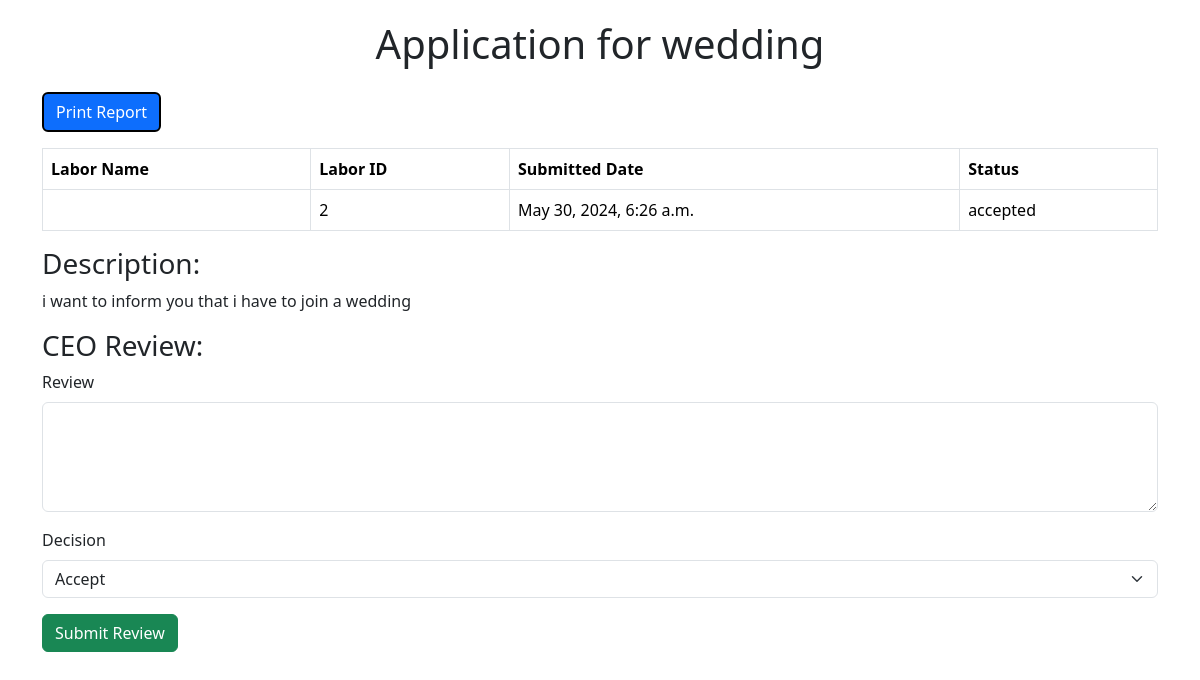
Screenshot of /ceo/open_application/2/ with the database file from the repository.
### supervisor/models.py (models this page shows, shortened)
class Application(models.Model):
    STATUS_CHOICES = [
        ('save', 'Saved'),
        ('submitted', 'Submitted'),
        ('under_review', 'Under Review'),
        ('approved', 'Approved'),
        ('rejected', 'Rejected'),
    ]
    labor = models.ForeignKey(Labor, on_delete=models.CASCADE, related_name="applications")
    title = models.CharField(max_length=255)
    app_id = models.CharField(max_length=10,  verbose_name="Application ID")
    description = models.TextField()
    date_submitted = models.DateTimeField(auto_now_add=True)
    status = models.CharField(max_length=20, choices=STATUS_CHOICES, default='save')
    def save(self, *args, **kwargs):
        if not self.app_id:
            self.app_id = self.generate_application_id()
        super(Application, self).save(*args, **kwargs)
    class Meta:
        verbose_name_plural = "Applications"

### ceo/views.py (the view, shortened to what this page needs)
# urls.py: path('open_application/<int:id>/', views.open_application, name='open_application'),
def open_application(request, id):
    application = Application.objects.get(id=id)
    return render(request, 'ceo/open_application.html', context={'application':application})

### ceo/templates/ceo/open_application.html (shortened to what this page needs)
<!DOCTYPE html>
<html lang="en">
<head>
    <link href="https://cdn.jsdelivr.net/npm/bootstrap@5.3.3/dist/css/bootstrap.min.css" rel="stylesheet">
</head>
<body>
    <div class="container report-container">
        <div class="text-center mb-4">
            <h1>{{application.title}}</h1>
        </div>
        <div class="mb-3">
            <button class="btn btn-primary no-print print-button" onclick="window.print()">Print Report</button>
        </div>
        <table class="table table-bordered">
            <thead>
                <tr>
                    <th>Labor Name</th>
                    <th>Labor ID</th>
                    <th>Submitted Date</th>
                    <th>Status</th>
                </tr>
            </thead>
            <tbody>
                <tr>
                    <td><b>{{ labor.username }}</b></td>
                    <td>{{ application.id }}</td>
                    <td>{{ application.date_submitted }}</td>
                    <td>{{ application.status }}</td>
                </tr>
            </tbody>
        </table>
        <div>
            <h3>Description:</h3>
        </div>
        <p>
            {{application.description}}
        </p>
        <div>
            <h3>CEO Review:</h3>
        </div>
        <form method="post" action="{% url 'ceo:open_application' application.id %}">
            <div class="mb-3">
                <label for="review" class="form-label">Review</label>
                <textarea class="form-control" id="review" name="review" rows="4" required></textarea>
            </div>
            <div class="mb-3">
                <label for="decision" class="form-label">Decision</label>
                <select class="form-select" id="decision" name="decision" required>
                    <option value="accepted">Accept</option>
                </select>
            </div>
            <button type="submit" class="btn btn-success">Submit Review</button>
        </form>
    </div>
</body>
</html>

### ceo/templates/ceo/open_application.html (style rules this page uses)
.report-container { margin-top: 20px; }
.table th, .table td { vertical-align: middle; }
.print-button { border: 2px solid #000; }

### rows the page displays
Application: title "Application for wedding", id "2", date_submitted "May 30, 2024, 6:26 a.m.", status "accepted", description "i want to inform you that i have to join a wedding"
